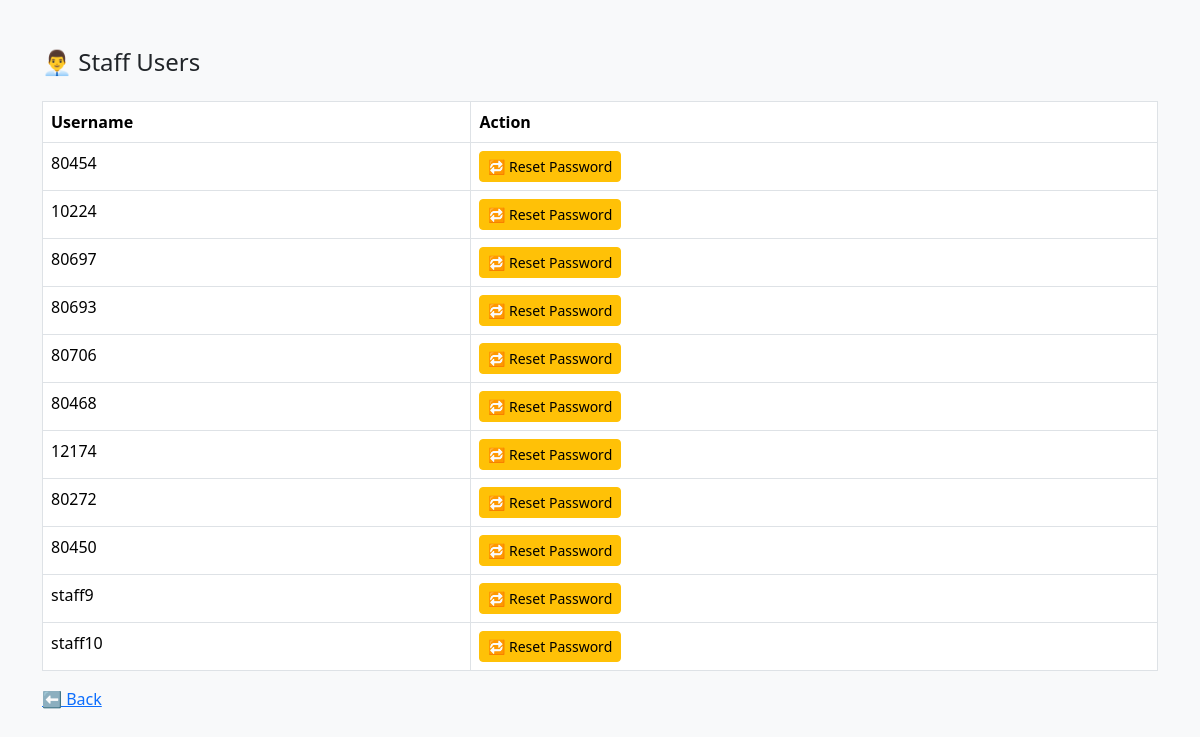
Page /admin/users (signed in) on the committed database.
### tables this page shows
CREATE TABLE users (
            id INTEGER PRIMARY KEY AUTOINCREMENT,
            username TEXT UNIQUE,
            password TEXT,
            role TEXT
        );

### app.py (the view)
@app.route('/admin/users')
def admin_users():
    if session.get('role') != 'admin':
        return redirect(url_for('login'))
    conn = sqlite3.connect('database.db')
    cur = conn.cursor()
    cur.execute("SELECT id, username, role FROM users WHERE role = 'staff'")
    users = cur.fetchall()
    conn.close()
    return render_template('admin_user.html', users=users)

### templates/admin_user.html (shortened to what this page needs)
<!DOCTYPE html>
<html>
<head>
    <link href="https://cdn.jsdelivr.net/npm/bootstrap@5.3.2/dist/css/bootstrap.min.css" rel="stylesheet">
</head>
<body class="bg-light">
<div class="container mt-5">
    <h4 class="mb-4">👨‍💼 Staff Users</h4>
    <table class="table table-bordered bg-white">
        <tr>
            <th>Username</th>
            <th>Action</th>
        </tr>
        {% for u in users %}
        <tr>
            <td>{{ u[1] }}</td>
            <td>
                <a href="{{ url_for('admin_reset_password', user_id=u[0]) }}"
                   class="btn btn-sm btn-warning">
                   🔁 Reset Password
                </a>
            </td>
        </tr>
        {% endfor %}
    </table>
    <a href="{{ url_for('dashboard') }}">⬅ Back</a>
</div>
</body>
</html>

### rows in the picture
users: username "80454"
users: username "10224"
users: username "80697"
users: username "80693"
users: username "80706"
users: username "80468"
users: username "12174"
users: username "80272"
users: username "80450"
users: username "staff9"
users: username "staff10"
